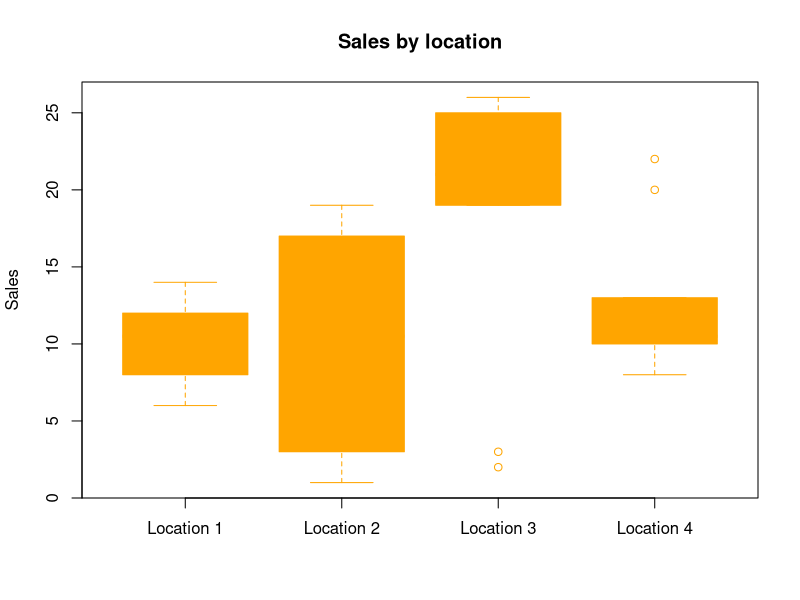

The R source for this figure:
## ---- chunk 1
#exp 2.1 (p65)
demand <- c(60,84,65,67,75,72,80,85,63,82,70,75)
mean(demand)
median(demand)
df <- as.data.frame(table(demand))
colnames(df) <- c("value","freq")
df <- df[order(-df[, "freq"]), ]
df #mode is 75
## ---- chunk 2
#exp 2.2 (p65)
eps <- c(0.05,0.05,0.081,0.136,0.232,0.207,0.12,0.142)
mean(eps)
median(eps)
df <- as.data.frame(table(eps))
colnames(df) <- c("value","freq")
df <- df[order(-df[, "freq"]), ]
df
## ---- chunk 3
#exp 2.5
demand <- c(60,84,65,67,75,72,80,85,63,82,70,75)
demand <- sort(demand)
demand
fivenum(demand)
## ---- chunk 4
#exp 2.6
shopping <- c(18,46,45,20,33,33,21,31,23,34,42,38,31,38,21,37,37,30,42,34,34,18,30,48,51,52,19,37,30,25,42,41,34,50,52,50,19,21,34,25,18,25,25,43,59,37,23,23,40,31,45,51,45,60,30,40,37,21,34,34,42,43,60,40,37,20,40,18,21,52,18,68,28,57,63,57,63,31,67,25,69,34,69,57,69,57,70,18,70,70,71,73,73,71,70,69,68,64,59,18,47,52,55,25)
shopping <- sort(shopping)
shopping
q1_position <- 0.25*(length(shopping)+1)
q1 <- 28 + 0.25*(30-28)
q1
fivenum(shopping)
## ---- chunk 5
#exp 2.8, p74
sales <- data.frame(Location_1 = c(6,8,10,12,14,9,11,7,13,11),
                    Location_2 = c(1,19,2,18,11,10,3,17,4,17),
                    Location_3 = c(2,3,25,20,22,19,25,20,22,26),
                    Location_4 = c(22,20,10,13,12,10,11,9,10,8))
sales
summary(sales)
sapply(sales,IQR)
boxplot(sales$Location_1, sales$Location_2, sales$Location_3, sales$Location_4,
        main = "Sales by location",
        ylab = "Sales",
        at = c(1,2,3,4),
        names = c("Location 1","Location 2","Location 3","Location 4"),
        col = "orange",
        border = "orange")
## ---- chunk 6
#exp 2.9, p76
sales <- c(6,8,10,12,14,9,11,7,13,11)
mean(sales)
mean <- rep(mean(sales), 10)
df <- as.data.frame(cbind(sales,mean))
df
df$s_diff_m <- df$sales - df$mean
df$s_diff_m_sq <- df$s_diff_m^2
var <- sum(df$s_diff_m_sq)/(length(sales)-1)
var
sd <- var^0.5
sd
var(sales)
sd(sales)
## ---- chunk 7
df <- data.frame(a=c(88, 85, 82, 97, 67, 77, 74, 86, 81, 95),
                   b=c(77, 88, 85, 76, 81, 82, 88, 91, 92, 99),
                   c=c(67, 68, 68, 74, 74, 76, 76, 77, 78, 84))
df
CV <- sapply(df, function(x) sd(x)/mean(x)*100)
CV
## ---- chunk 8
#exp 2.13
mean <- 1200
sd <- 50
#If shape of distribution is unknown: apply Chebyshev theorem
interval1_min <- mean - 1.5*sd
interval1_min
interval1_max <- mean + 1.5*sd
interval1_max
interval2_min <- mean - 2*sd
interval2_min
interval2_max <- mean + 2*sd
interval2_max
interval3_min <- mean - 3*sd
interval3_min
interval3_max <- mean + 3*sd
interval3_max
k1_5 <- 100*(1-1/(1.5^2))
k1_5
k2 <- 100*(1-1/(2^2))
k2
k3 <- 100*(1-1/3^2)
k3
#If shape of distribution is known as bell-shape: apply empirical rule
## ---- chunk 9
#exp 2.14
mean <- 1200
sd <- 50
z_1120 <- (1120-1200)/50
z_1120
## ---- chunk 10
post <- c(16,31,27,23,15,17,17,18,14)
interaction <- c(165,314,280,195,137,286,199,128,462)
df <- as.data.frame(cbind(post,interaction))
df$mean_post <- mean(df$post)
df$mean_int <- mean(df$interaction)
df$mean_post_diff <- df$post - df$mean_post
df$mean_int_diff <- df$interaction - df$mean_int
df$mean_diff_prod <- df$mean_post_diff*df$mean_int_diff
cov_manual <- sum(df$mean_diff_prod)/(nrow(df)-1)
cov_manual
cov_r <- cov(post,interaction)
cov_r
df$mean_post_diff_sq <- df$mean_post_diff^2
df$mean_int_diff_sq <- df$mean_int_diff^2
var_post <- sum(df$mean_post_diff_sq)/(nrow(df)-1)
var_int <- sum(df$mean_int_diff_sq)/(nrow(df)-1)
cor_manual <- cov_manual/(var_post^0.5 * var_int^0.5)
cor_manual
cor_r <- cor(post,interaction, method = "pearson")
cor_r
